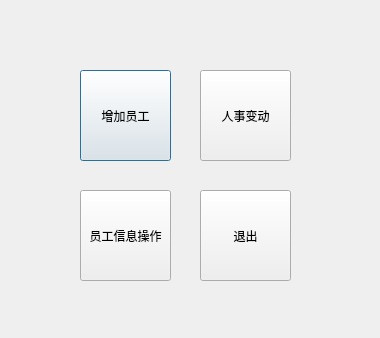
<?xml version="1.0" encoding="UTF-8"?>
<ui version="4.0">
 <class>AdminOpreatWindow</class>
 <widget class="QDialog" name="AdminOpreatWindow">
  <property name="geometry">
   <rect>
    <x>0</x>
    <y>0</y>
    <width>380</width>
    <height>338</height>
   </rect>
  </property>
  <property name="windowTitle">
   <string>Dialog</string>
  </property>
  <widget class="QPushButton" name="pushButton">
   <property name="geometry">
    <rect>
     <x>80</x>
     <y>70</y>
     <width>91</width>
     <height>91</height>
    </rect>
   </property>
   <property name="text">
    <string>增加员工</string>
   </property>
  </widget>
  <widget class="QPushButton" name="pushButton_2">
   <property name="geometry">
    <rect>
     <x>200</x>
     <y>70</y>
     <width>91</width>
     <height>91</height>
    </rect>
   </property>
   <property name="text">
    <string>人事变动</string>
   </property>
  </widget>
  <widget class="QPushButton" name="pushButton_3">
   <property name="geometry">
    <rect>
     <x>80</x>
     <y>190</y>
     <width>91</width>
     <height>91</height>
    </rect>
   </property>
   <property name="text">
    <string>员工信息操作</string>
   </property>
  </widget>
  <widget class="QPushButton" name="pushButton_4">
   <property name="geometry">
    <rect>
     <x>200</x>
     <y>190</y>
     <width>91</width>
     <height>91</height>
    </rect>
   </property>
   <property name="text">
    <string>退出</string>
   </property>
  </widget>
 </widget>
 <resources/>
 <connections/>
</ui>
